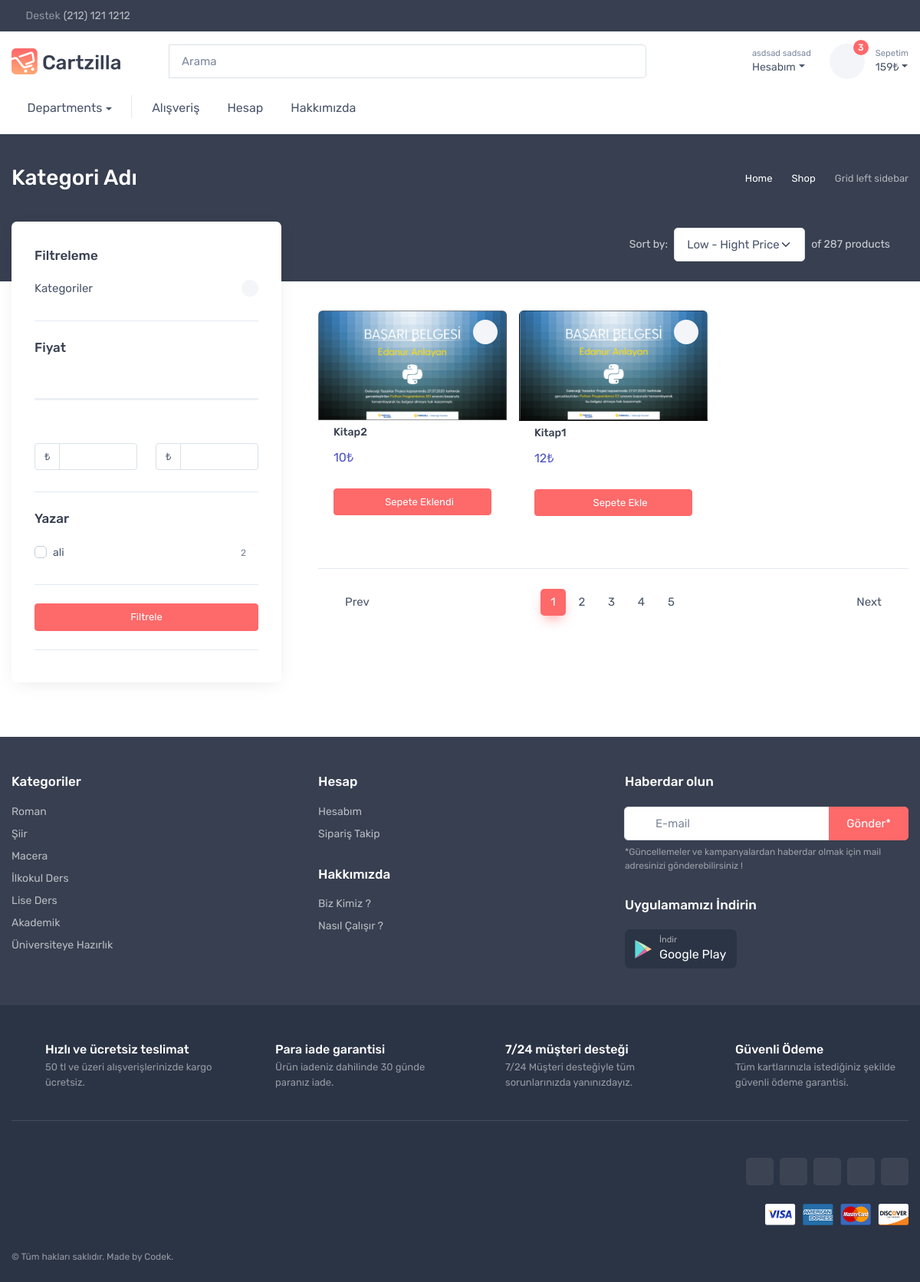
The app's page /category_page/kitap (signed in) with its own data.
### kullanici/models.py (models this page shows, shortened)
class User(AbstractUser):
    first_name = models.CharField(_('first name'), max_length=150, blank=True,validators=[name_validator])
    last_name = models.CharField(_('last name'), max_length=150, blank=True,validators=[name_validator])
    email = models.EmailField(_('email address'), blank=True,validators=[email_validator],unique=True)
    password = models.CharField(_('password'), max_length=128,validators=[pass_validator])
    adres = models.TextField(max_length=500, blank=False)
    il = models.CharField(max_length=40, blank=False,validators=[])
    ilce = models.CharField(max_length=40, blank=False,validators=[])
    phone = models.CharField( max_length=12,validators=[phone_validator],unique=True)

### products/models.py (models this page shows, shortened)
class Product(models.Model):
    user = models.ForeignKey(settings.AUTH_USER_MODEL,on_delete=models.CASCADE)
    categories = models.ManyToManyField(Category)
    product_name = models.CharField(max_length=100,validators=[product_name_validator])
    keywords = models.CharField(max_length=100,validators=[keywords_validator])
    description = models.CharField(max_length=100,validators=[description_validator])
    detail = models.TextField()
    slug = models.CharField(max_length=150,editable=False)
    created_time = models.DateTimeField(auto_now_add=True)
    updated_time = models.DateTimeField(auto_now=True)
    price = models.IntegerField(validators=[integer_validator])
    amount = models.IntegerField(validators=[integer_validator])
    author = models.CharField(max_length=100,default="ali",validators=[product_name_validator])
    def first_image(self):
        images = ProductImages.objects.filter(product_id = self.id)
        return images[0].image.url
    class Meta:
        ordering = ["-updated_time"]

class ProductImages(models.Model):
    product = models.ForeignKey(Product,on_delete=models.CASCADE)
    image = models.ImageField(upload_to=get_upload_path)

### products/views.py (the view, shortened to what this page needs)
# urls.py: path('category_page/<slug>',views.category_page,name='category_page'),
def category_page(request,slug):
    products_in_basket,products_count,total_price = basket_product_list(request)
    products = Product.objects.filter(categories__slug = slug)
    rate = Comment.objects.filter(product__categories__slug = slug)
    rate_list = []
    min_price,max_price,authors,categories = cat_page_prep(products)
    for i in products:
        is_fav =  False
        is_basket =  False
        if request.user.is_authenticated:
            if Favorites.objects.filter(product_id=i.id,user=request.user).exists():
                is_fav= True
            if Basket.objects.filter(product_id=i.id,user=request.user).exists():
                is_basket = True
        reviews=rate.filter(product_id = i.id)
        avg_rate = reviews.aggregate(Avg('rate'))
        if avg_rate["rate__avg"]:
            pass
        else:
            avg_rate["rate__avg"] = 0
        rate_list.append({'product':i,'rate':avg_rate,'fav':is_fav,'basket':is_basket})
    context = {
        'total_price' : total_price,
        'products_in_basket' : products_in_basket,
        'products_count' : products_count,
        'authors' : authors,
        'min_price' : min_price,
        'max_price' : max_price,
        'categories' : categories,
        'rate_list' : rate_list
    }
    return render(request,'products/categorypage.html',context)

### basket/views.py (called while the page is built)
def basket_product_list (request):
    products = Basket.objects.filter(user=request.user)
    products_count = products.count()
    products_in_basket=[]
    total_price = 0
    for i in products:
        products_in_basket.append(i.product)
        total_price += i.product.price
    return products_in_basket,products_count,total_price

### products/views.py (called while the page is built)
def cat_page_prep(products):
    min_price = products.aggregate(Min('price'))['price__min']
    max_price = products.aggregate(Max('price'))['price__max']
    authors = products.values('author',).annotate(Count('id')).order_by().filter(id__count__gt=0)
    categories = Product.objects.values('categories__category_name','categories__slug').annotate(Count('id')).order_by().filter(id__count__gt=0)
    return min_price,max_price,authors,categories

### templates/products/categorypage.html (shortened to what this page needs)
{% extends 'base/base.html' %}
{% load static %}
{% block css %}
<link href="//netdna.bootstrapcdn.com/font-awesome/3.2.1/css/font-awesome.css" rel="stylesheet">
{% endblock %}
{% block body %}
  <body class="handheld-toolbar-enabled">
    <div class="page-title-overlap bg-dark pt-4">
      <div class="container d-lg-flex justify-content-between py-2 py-lg-3">
        <div class="order-lg-2 mb-3 mb-lg-0 pt-lg-2">
          <nav aria-label="breadcrumb">
            <ol class="breadcrumb breadcrumb-light flex-lg-nowrap justify-content-center justify-content-lg-start">
              <li class="breadcrumb-item"><a class="text-nowrap" href="index.html"><i class="ci-home"></i>Home</a></li>
              <li class="breadcrumb-item text-nowrap"><a href="#">Shop</a>
              </li>
              <li class="breadcrumb-item text-nowrap active" aria-current="page">Grid left sidebar</li>
            </ol>
          </nav>
        </div>
        <div class="order-lg-1 pe-lg-4 text-center text-lg-start">
          <h1 class="h3 text-light mb-0">Kategori Adı</h1>
        </div>
      </div>
    </div>
    <div class="container pb-5 mb-2 mb-md-4">
      <div class="row">
        <aside class="col-lg-4">
          <div class="offcanvas offcanvas-collapse bg-white w-100 rounded-3 shadow-lg py-1" id="shop-sidebar" style="max-width: 22rem;">
            <div class="offcanvas-body py-grid-gutter px-lg-grid-gutter">
              <div class="widget widget-categories mb-4 pb-4 border-bottom">
                <h3 class="widget-title">Filtreleme</h3>
                <div class="accordion mt-n1" id="shop-categories">
                  <div class="accordion-item">
                    <h3 class="accordion-header"><a class="accordion-button collapsed" href="#shoes" role="button" data-bs-toggle="collapse" aria-expanded="false" aria-controls="shoes">Kategoriler</a></h3>
                  </div>
                </div>
              </div>
              <form method="POST">
              <div class="widget mb-4 pb-4 border-bottom">
                <h3 class="widget-title">Fiyat</h3>
                <div class="range-slider" data-start-min="{{ min_price }}" data-start-max="{{ max_price }}" data-min="{{ min_price }}" data-max="{{ max_price }}" data-step="1">
                  <div class="range-slider-ui"></div>
                  <div class="d-flex pb-1">
                    <div class="w-50 pe-2 me-2">
                      <div class="input-group input-group-sm"><span class="input-group-text">₺</span>
                        <input name="min_price" class="form-control range-slider-value-min" type="text">
                      </div>
                    </div>
                    <div class="w-50 ps-2">
                      <div class="input-group input-group-sm"><span class="input-group-text">₺</span>
                        <input name="max_price" class="form-control range-slider-value-max" type="text">
                      </div>
                    </div>
                  </div>
                </div>
              </div>
              <div class="widget widget-filter mb-4 pb-4 border-bottom">
                <h3 class="widget-title">Yazar</h3>
                <ul class="widget-list widget-filter-list list-unstyled pt-1" style="max-height: 11rem;" data-simplebar data-simplebar-auto-hide="false">
                  {% for author in authors %}
                  <li class="widget-filter-item d-flex justify-content-between align-items-center mb-1">
                    <div class="form-check">
                      <input  name="author" value="{{ author.author }}" class="form-check-input" type="checkbox">
                      <label class="form-check-label widget-filter-item-text">{{ author.author }}</label>
                    </div><span class="fs-xs text-muted">{{ author.id__count }}</span>
                  </li>
                  {% endfor %}
                </ul>
              </div>
              <div class="widget widget-filter mb-2 pb-4 border-bottom">
                <input class="btn btn-primary btn-sm d-block w-100" type="submit" value="Filtrele">
              </div>
              </form>
            </div>
          </div>
        </aside>
        <section class="col-lg-8">
          <div class="justify-content-center justify-content-sm-between pt-2 pb-4 pb-sm-5">
            <div class="d-flex flex-row-reverse">
              <div class="d-flex align-items-center flex-nowrap me-3 me-sm-4 pb-3">
                <label class="text-light opacity-75 text-nowrap fs-sm me-2 d-none d-sm-block" for="sorting">Sort by:</label>
                <select class="form-select" id="sorting">
                  <option>Low - Hight Price</option>
                </select><span class="fs-sm text-light opacity-75 text-nowrap ms-2 d-none d-md-block">of 287 products</span>
              </div>
            </div>
          </div>
          <div class="row mx-n2">
            {% for i in rate_list %}
            <div class="col-md-4 col-sm-6 px-2 mb-4">
              <div class="card product-card">
                <button class="btn-wishlist btn-sm" type="button" data-bs-toggle="tooltip" data-bs-placement="left" title="Add to wishlist"></button>
                <a class="card-img-top d-block overflow-hidden" href="{% url 'detail_product' i.product.id %}"><img src="{{ i.product.first_image }}" alt="Product"></a>
                <div class="card-body py-2">
                  <h3 class="product-title fs-sm"><a href="{% url 'detail_product' i.product.id %}">{{ i.product.product_name }}</a></h3>
                  <div class="d-flex justify-content-between">
                    <div class="product-price"><span class="text-accent">{{ i.product.price }}₺</span></div>
                    <div class="star-rating">
                       {% if i.rate.rate__avg %}
                      <i {% if i.rate.rate__avg > 0 %} class="star-rating-icon ci-star-filled active" {% else %} class="star-rating-icon ci-star" {% endif %}></i>
                      <i {% if i.rate.rate__avg > 1 %} class="star-rating-icon ci-star-filled active" {% else %} class="star-rating-icon ci-star" {% endif %}></i>
                      <i {% if i.rate.rate__avg > 2 %} class="star-rating-icon ci-star-filled active" {% else %} class="star-rating-icon ci-star" {% endif %}></i>
                      <i {% if i.rate.rate__avg > 3 %} class="star-rating-icon ci-star-filled active" {% else %} class="star-rating-icon ci-star" {% endif %}></i>
                      <i {% if i.rate.rate__avg > 4 %} class="star-rating-icon ci-star-filled active" {% else %} class="star-rating-icon ci-star" {% endif %}></i>
                      {% else %}
                      <i class="star-rating-icon ci-star"></i>
                      <i class="star-rating-icon ci-star"></i>
                      <i class="star-rating-icon ci-star"></i>
                      <i class="star-rating-icon ci-star"></i>
                      <i class="star-rating-icon ci-star"></i>
                      {% endif %}
               </div>
                  </div>
                </div>
                <div class="card-body">
                  <a href="{% url 'add_basket' i.product.id %}"><button class="btn btn-primary btn-sm d-block w-100 mb-2" type="button"><i class="ci-cart fs-sm me-1"></i>{% if i.basket %} Sepete Eklendi {% else %} Sepete Ekle {% endif %}</button></a>
                </div>
              </div>
            </div>
            {% endfor %}
          </div>
          <hr class="my-3">
          <nav class="d-flex justify-content-between pt-2" aria-label="Page navigation">
            <ul class="pagination">
              <li class="page-item"><a class="page-link" href="#"><i class="ci-arrow-left me-2"></i>Prev</a></li>
            </ul>
            <ul class="pagination">
              <li class="page-item active d-none d-sm-block" aria-current="page"><span class="page-link">1<span class="visually-hidden">(current)</span></span></li>
              <li class="page-item d-none d-sm-block"><a class="page-link" href="#">2</a></li>
              <li class="page-item d-none d-sm-block"><a class="page-link" href="#">3</a></li>
              <li class="page-item d-none d-sm-block"><a class="page-link" href="#">4</a></li>
              <li class="page-item d-none d-sm-block"><a class="page-link" href="#">5</a></li>
            </ul>
            <ul class="pagination">
              <li class="page-item"><a class="page-link" href="#" aria-label="Next">Next<i class="ci-arrow-right ms-2"></i></a></li>
            </ul>
          </nav>
        </section>
      </div>
    </div>
  </body>
{% endblock %}

### templates/base/navbar_profil.html (shortened to what this page needs)
{% load static %}
<div class="dropdown">
                    <a class="navbar-tool ms-1 ms-lg-0 me-n1 me-lg-2 " href="{% url 'login' %}" data-bs-toggle="dropdown">
                <div class="navbar-tool-icon-box"><i class="navbar-tool-icon ci-user"></i></div>
                 <div class="navbar-tool-text ms-n3"><small>{% if user.is_authenticated %} {{user.first_name}} {{user.last_name}} {% else %} Giriş Yapın {% endif %} </small>Hesabım</div></a>
                </div>

### records on screen
User: first_name "asdsad", last_name "sadsad"
Product: author "ali", id__count "2", product.first_image (picture), product.product_name "Kitap2", product.price "10", shows "Sepete Eklendi"
Product: product.first_image (picture), product.product_name "Kitap1", product.price "12", shows "Sepete Ekle"

### other values on screen
{{ products_count }} "3"
{{ total_price }} "159"
